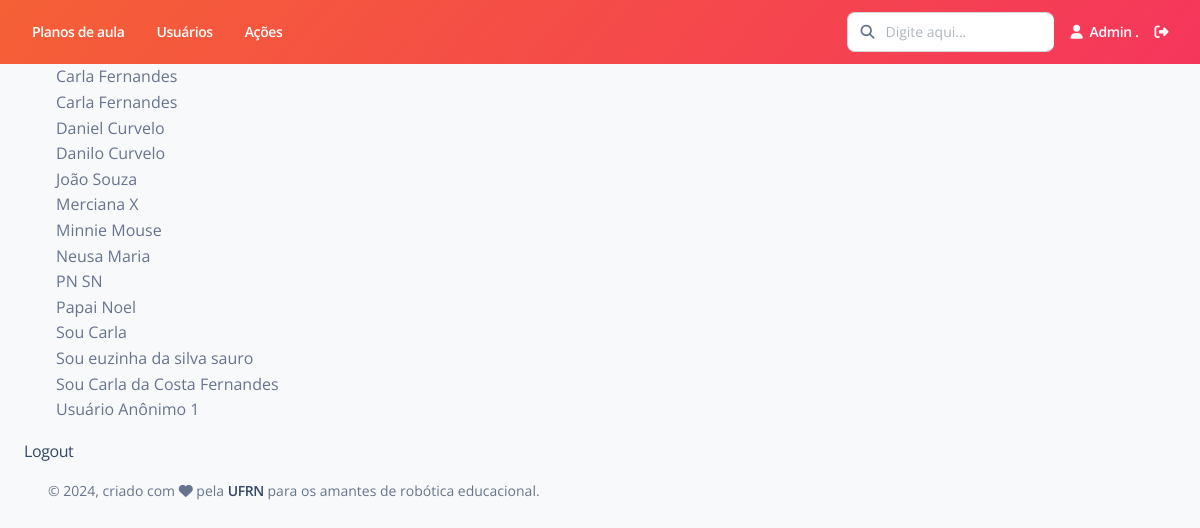
The page /usuario/listar-ativos/ (signed in) on the database its author committed.
### Usuario/models.py (models this page shows)
class Usuario(User):
    cidade = models.CharField(max_length=100, verbose_name='Cidade')
    estado = models.CharField(max_length=100, verbose_name='Estado')
    avatar = models.ImageField(upload_to='profile-pic/', default='profile-pic/default.jpeg')
    interesses = models.ManyToManyField('Disciplina.Disciplina', through='Interesses')
    def __str__(self):
        return self.first_name + " " + self.last_name
    class Meta:
        ordering = ['first_name', 'last_name']
        verbose_name = "Usuário"
        verbose_name_plural = "Usuários"

### Usuario/views.py (the view)
# urls.py: path('listar-ativos/', views.listar_ativos, name='listar_ativos'),
@login_required
def listar_ativos(request):
    lista_usuarios = Usuario.objects.filter(is_active=True)
    informacoes = {
        'lista_usuarios': lista_usuarios,
        'ativos': True
    }
    return render(request, "Usuario/listar.html", informacoes)

### templates/Usuario/listar.html (shortened to what this page needs)
{% extends "Base/base.html" %}
{% block conteudo %}
    {% if not lista_usuarios %}
        <h4>Não há usuários cadastrados.</h4>
    {% else %}
        <ul>
            {% for usuario in lista_usuarios %}
                <li>{{usuario}}</li>
            {% endfor %}
        </ul>
    {% endif %}
    <a href="{% url 'usuario:logout' %}">Logout</a>
{% endblock %}

### templates/Base/navbar-horizontal.html (shortened to what this page needs)
{% load static %}
      <div class="collapse navbar-collapse mt-sm-0 mt-2 me-md-0 me-sm-4" id="navbar">
        <div class="navbar-nav mr-auto">
          <ul class="navbar-nav justify-content-end">
            <li class="nav-item px-3 d-flex align-items-center">
              <a href="{% url 'plano_aula:listar' %}" class="nav-link font-weight-bold px-0 text-white">
                <span class="d-sm-inline d-none">Planos de aula</span>
              </a>
            </li>
            <li class="nav-item px-3 d-flex align-items-center">
              <a href="" class="nav-link font-weight-bold px-0 text-white">
                <span class="d-sm-inline d-none">Usuários</span>
              </a>
            </li>
            <li class="nav-item px-3 d-flex align-items-center">
              <a href="{% url 'acoes:listar' %}" class="nav-link font-weight-bold px-0 text-white">
                <span class="d-sm-inline d-none">Ações</span>
              </a>
            </li>
          </ul>
        </div>
        <div class="navbar-nav ml-auto collapse navbar-collapse justify-content-end">
          <div class="pe-md-3 d-flex align-items-center">
            <div class="input-group">
              <span class="input-group-text text-body"><i class="fa fa-search" aria-hidden="true"></i></span>
              <input type="text" class="form-control" placeholder="Digite aqui...">
            </div>
          </div>
          <ul class="navbar-nav justify-content-end">
            <li class="nav-item d-flex align-items-center">
              <a href="" class="nav-link font-weight-bold px-0 text-white">
                <i class="fa fa-user me-sm-1"></i>
                <span class="d-sm-inline d-none">{{user.first_name}} {{user.last_name}}</span>
              </a>
            </li>
            <li class="nav-item px-3 d-flex align-items-center">
              <a href="javascript:;" class="nav-link p-0 text-white">
                <i class="fa fa-sign-out-alt fixed-plugin-button-nav cursor-pointer"></i>
              </a>
            </li>
          </ul>
        </div>
      </div>

### rows shown on the page
Usuario: last_name "Carla Fernandes"
Usuario: last_name "Carla Fernandes"
Usuario: last_name "Daniel Curvelo"
Usuario: last_name "Danilo Curvelo"
Usuario: last_name "João Souza"
Usuario: last_name "Merciana X"
Usuario: last_name "Minnie Mouse"
Usuario: last_name "Neusa Maria"
Usuario: last_name "PN SN"
Usuario: last_name "Papai Noel"
Usuario: last_name "Sou Carla"
Usuario: last_name "Sou euzinha da silva sauro"
Usuario: last_name "Sou Carla da Costa Fernandes"
Usuario: last_name "Usuário Anônimo 1"

### other values the page prints
{{ user.first_name }} "Admin"
{{ user.last_name }} "."
